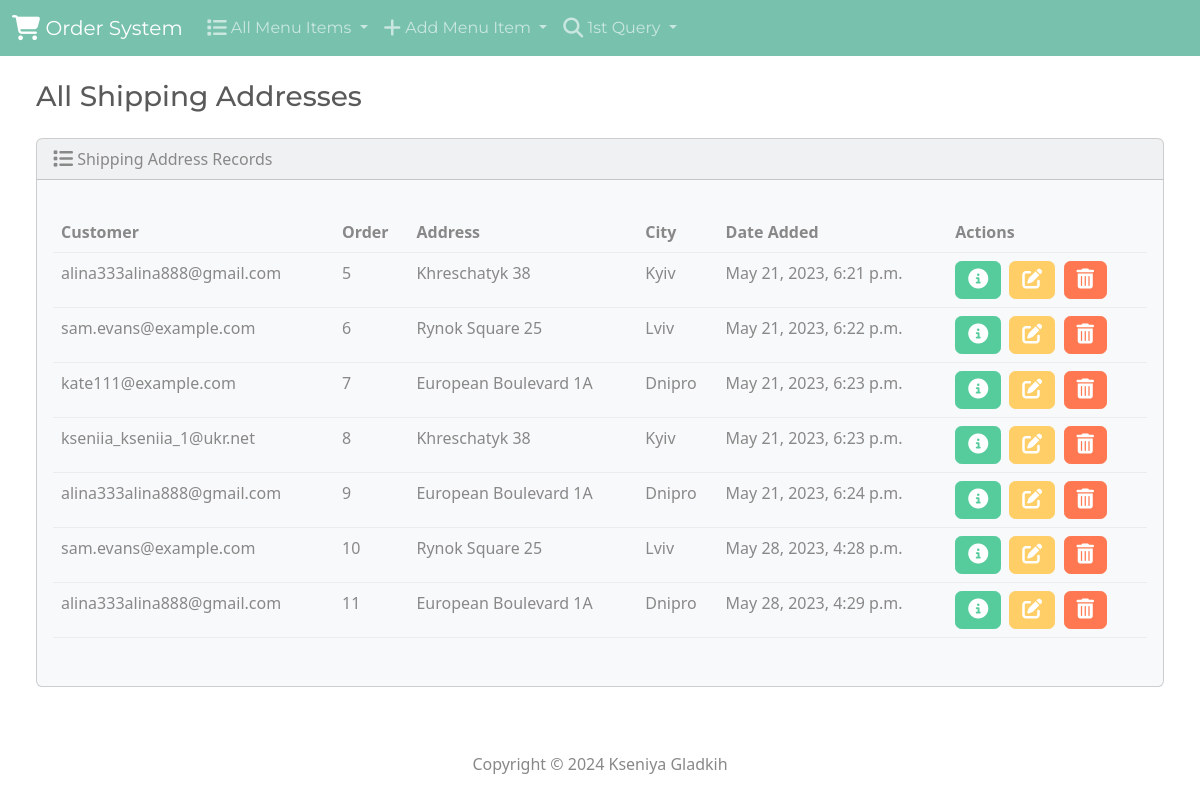
/shipping-address/, run on the app's committed database.
### customer/models.py (models this page shows, shortened)
class ShippingAddress(models.Model):
	customer = models.ForeignKey('Customer', on_delete=models.SET_NULL, null=True)
	order = models.ForeignKey('Order', on_delete=models.SET_NULL, null=True)
	address = models.CharField(max_length=200, null=False)
	city = models.CharField(max_length=200, null=False)
	date_added = models.DateTimeField(auto_now_add=True)

class Customer(models.Model):
    user = models.OneToOneField(User, null=True, blank=True, on_delete=models.CASCADE)
    name = models.CharField(max_length=50, blank=True)
    email = models.CharField(max_length=50, blank=True)
    phone = models.CharField(max_length=10, blank=True)

class Order(models.Model):
    customer = models.ForeignKey('Customer', on_delete=models.SET_NULL, null=True, blank=True)
    date_ordered = models.DateTimeField(auto_now_add=True)
    complete = models.BooleanField(default=False)
    transaction_id = models.CharField(max_length=100, null=True)
    is_shipped = models.BooleanField(default=False)

### customer/views.py (the view)
# urls.py: path('shipping-address/', views.shipping_address, name='shipping-address'),
def shipping_address(request):
    shipping_addresses = ShippingAddress.objects.all()
    context = {'shipping_addresses': shipping_addresses}
    return render(request, 'customer/shipping_address/shipping_address.html', context)

### customer/templates/customer/shipping_address/shipping_address.html (shortened to what this page needs)
{% extends 'customer/base.html' %}
{% block body %}
<h3 class="m-4">All Shipping Addresses</h3>
<div class="row">
    <div class="col-12">
        {% if shipping_addresses %}
        <div class="card bg-light ms-4 me-4 mb-4">
            <div class="card-header">
                <i class="fa-solid fa-list fa-lg"></i> Shipping Address Records
            </div>
            <div class="card-body">
                <p class="card-text">
                <div class="table-responsive">
                    <table class="table table-hover">
                        <thead>
                            <tr>
                            <th scope="col">Customer</th>
                            <th scope="col">Order</th>
                            <th scope="col">Address</th>
                            <th scope="col">City</th>
                            <th scope="col">Date Added</th>
                            <th scope="col">Actions</th>
                            </tr>
                        </thead>
                        <tbody>
                            {% for shipping_address in shipping_addresses %}
                                <tr>
                                    <td>{{ shipping_address.customer.email }}</td>
                                    <td>{{ shipping_address.order.id }}</td>
                                    <td>{{ shipping_address.address }}</td>
                                    <td>{{ shipping_address.city }}</td>
                                    <td>{{ shipping_address.date_added }}</td>
                                    <td>
                                        <button type="button" class="btn btn-success me-1" href="{% url 'view-shipping-address' shipping_address.id %}" data-bs-toggle="modal" data-bs-target="#myModal{{shipping_address.id}}">
                                            <i class="fa-solid fa-circle-info fa-lg"></i>
                                        </button>
                                        <a class="btn btn-warning me-1" href="{% url 'shipping-address-edit' shipping_address.id %}">
                                            <i class="fa-solid fa-pen-to-square fa-lg"></i>
                                        </a>
                                        <button type="button" class="btn btn-danger" data-bs-toggle="modal" data-bs-target="#delete{{shipping_address.id}}">
                                            <i class="fa-solid fa-trash-can fa-lg"></i>
                                        </button>
                                    </td>
                                </tr>
                            {% endfor %}
                        </tbody>
                    </table>
                </div>
                </p>
            </div>
        </div>
        {% else %}
            <h5 class="alert alert-primary ms-4 me-4">No Shipping Address Records</h5>
        {% endif %}
    </div>
</div>
{% endblock %}

### data on the page
ShippingAddress: customer.email "alina333alina888@gmail.com", order.id "5", address "Khreschatyk 38", city "Kyiv", date_added "May 21, 2023, 6:21 p.m."
ShippingAddress: customer.email "sam.evans@example.com", order.id "6", address "Rynok Square 25", city "Lviv", date_added "May 21, 2023, 6:22 p.m."
ShippingAddress: customer.email "kate111@example.com", order.id "7", address "European Boulevard 1A", city "Dnipro", date_added "May 21, 2023, 6:23 p.m."
ShippingAddress: customer.email "kseniia_kseniia_1@ukr.net", order.id "8", address "Khreschatyk 38", city "Kyiv", date_added "May 21, 2023, 6:23 p.m."
ShippingAddress: customer.email "alina333alina888@gmail.com", order.id "9", address "European Boulevard 1A", city "Dnipro", date_added "May 21, 2023, 6:24 p.m."
ShippingAddress: customer.email "sam.evans@example.com", order.id "10", address "Rynok Square 25", city "Lviv", date_added "May 28, 2023, 4:28 p.m."
ShippingAddress: customer.email "alina333alina888@gmail.com", order.id "11", address "European Boulevard 1A", city "Dnipro", date_added "May 28, 2023, 4:29 p.m."
